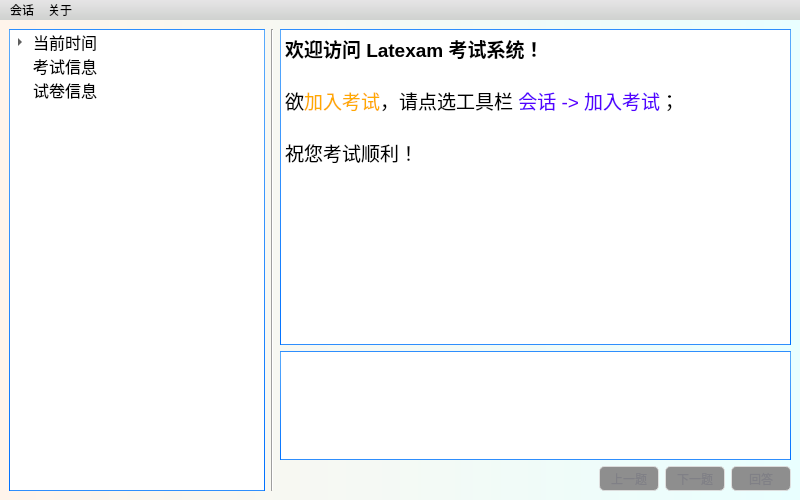
 <widget class="QMainWindow" name="LatexamWindow">
  <property name="geometry">
   <rect>
    <x>0</x>
    <y>0</y>
    <width>800</width>
    <height>500</height>
   </rect>
  </property>
  <property name="minimumSize">
   <size>
    <width>800</width>
    <height>500</height>
   </size>
  </property>
  <property name="windowTitle">
   <string>Latexam 考试系统</string>
  </property>
  <property name="windowIcon">
   <iconset>
    <normalon>:/latexam/Latexam.ico</normalon>
   </iconset>
  </property>
  <property name="styleSheet">
   <string notr="true">/*
Aqua Style Sheet for QT Applications
Author: Jaime A. Quiroga P.
Company: GTRONICK
Last updated: 22/01/2019, 07:55.
Available at: https://github.com/GTRONICK/QSS/blob/master/Aqua.qss
*/
QMainWindow {
	background-color: qlineargradient(spread:pad, x1:0, y1:0, x2:1, y2:0, stop:0 rgba(255, 244, 235, 255), stop:1 rgba(233, 255, 255, 255));
}
QTextEdit {
	border-width: 1px;
	border-style: solid;
	border-color: qlineargradient(spread:pad, x1:0.5, y1:1, x2:0.5, y2:0, stop:0 rgba(0, 113, 255, 255), stop:1 rgba(91, 171, 252, 255));
}
QTreeWidget {
	border-width: 1px;
	border-style: solid;
	border-color: qlineargradient(spread:pad, x1:0.5, y1:1, x2:0.5, y2:0, stop:0 rgba(0, 113, 255, 255), stop:1 rgba(91, 171, 252, 255));
}
QPlainTextEdit {
	border-width: 1px;
	border-style: solid;
	border-color: qlineargradient(spread:pad, x1:0.5, y1:1, x2:0.5, y2:0, stop:0 rgba(0, 113, 255, 255), stop:1 rgba(91, 171, 252, 255));
}
QToolButton {
	border-style: solid;
	border-top-color: qlineargradient(spread:pad, x1:0.5, y1:1, x2:0.5, y2:0, stop:0 rgb(215, 215, 215), stop:1 rgb(222, 222, 222));
	border-right-color: qlineargradient(spread:pad, x1:0, y1:0.5, x2:1, y2:0.5, stop:0 rgb(217, 217, 217), stop:1 rgb(227, 227, 227));
	border-left-color: qlineargradient(spread:pad, x1:0, y1:0.5, x2:1, y2:0.5, stop:0 rgb(227, 227, 227), stop:1 rgb(217, 217, 217));
	border-bottom-color: qlineargradient(spread:pad, x1:0.5, y1:1, x2:0.5, y2:0, stop:0 rgb(215, 215, 215), stop:1 rgb(222, 222, 222));
	border-width: 1px;
	border-radius: 5px;
	color: rgb(0,0,0);
	padding: 2px;
	background-color: rgb(255,255,255);
}
QToolButton:hover{
	border-style: solid;
	border-top-color: qlineargradient(spread:pad, x1:0.5, y1:1, x2:0.5, y2:0, stop:0 rgb(195, 195, 195), stop:1 rgb(222, 222, 222));
	border-right-color: qlineargradient(spread:pad, x1:0, y1:0.5, x2:1, y2:0.5, stop:0 rgb(197, 197, 197), stop:1 rgb(227, 227, 227));
	border-left-color: qlineargradient(spread:pad, x1:0, y1:0.5, x2:1, y2:0.5, stop:0 rgb(227, 227, 227), stop:1 rgb(197, 197, 197));
	border-bottom-color: qlineargradient(spread:pad, x1:0.5, y1:1, x2:0.5, y2:0, stop:0 rgb(195, 195, 195), stop:1 rgb(222, 222, 222));
	border-width: 1px;
	border-radius: 5px;
	color: rgb(0,0,0);
	padding: 2px;
	background-color: rgb(255,255,255);
}
QToolButton:pressed{
	border-style: solid;
	border-top-color: qlineargradient(spread:pad, x1:0.5, y1:1, x2:0.5, y2:0, stop:0 rgb(215, 215, 215), stop:1 rgb(222, 222, 222));
	border-right-color: qlineargradient(spread:pad, x1:0, y1:0.5, x2:1, y2:0.5, stop:0 rgb(217, 217, 217), stop:1 rgb(227, 227, 227));
	border-left-color: qlineargradient(spread:pad, x1:0, y1:0.5, x2:1, y2:0.5, stop:0 rgb(227, 227, 227), stop:1 rgb(217, 217, 217));
	border-bottom-color: qlineargradient(spread:pad, x1:0.5, y1:1, x2:0.5, y2:0, stop:0 rgb(215, 215, 215), stop:1 rgb(222, 222, 222));
	border-width: 1px;
	border-radius: 5px;
	color: rgb(0,0,0);
	padding: 2px;
	background-color: rgb(142,142,142);
}
QPushButton{
	border-style: solid;
	border-top-color: qlineargradient(spread:pad, x1:0.5, y1:1, x2:0.5, y2:0, stop:0 rgb(215, 215, 215), stop:1 rgb(222, 222, 222));
	border-right-color: qlineargradient(spread:pad, x1:0, y1:0.5, x2:1, y2:0.5, stop:0 rgb(217, 217, 217), stop:1 rgb(227, 227, 227));
	border-left-color: qlineargradient(spread:pad, x1:0, y1:0.5, x2:1, y2:0.5, stop:0 rgb(227, 227, 227), stop:1 rgb(217, 217, 217));
	border-bottom-color: qlineargradient(spread:pad, x1:0.5, y1:1, x2:0.5, y2:0, stop:0 rgb(215, 215, 215), stop:1 rgb(222, 222, 222));
	border-width: 1px;
	border-radius: 5px;
	color: rgb(0,0,0);
	padding: 2px;
	background-color: rgb(255,255,255);
}
QPushButton::default{
	border-style: solid;
	border-top-color: qlineargradient(spread:pad, x1:0.5, y1:1, x2:0.5, y2:0, stop:0 rgb(215, 215, 215), stop:1 rgb(222, 222, 222));
	border-right-color: qlineargradient(spread:pad, x1:0, y1:0.5, x2:1, y2:0.5, stop:0 rgb(217, 217, 217), stop:1 rgb(227, 227, 227));
	border-left-color: qlineargradient(spread:pad, x1:0, y1:0.5, x2:1, y2:0.5, stop:0 rgb(227, 227, 227), stop:1 rgb(217, 217, 217));
	border-bottom-color: qlineargradient(spread:pad, x1:0.5, y1:1, x2:0.5, y2:0, stop:0 rgb(215, 215, 215), stop:1 rgb(222, 222, 222));
	border-width: 1px;
	border-radius: 5px;
	color: rgb(0,0,0);
	padding: 2px;
	background-color: rgb(255,255,255);
}
QPushButton:hover{
	border-style: solid;
	border-top-color: qlineargradient(spread:pad, x1:0.5, y1:1, x2:0.5, y2:0, stop:0 rgb(195, 195, 195), stop:1 rgb(222, 222, 222));
	border-right-color: qlineargradient(spread:pad, x1:0, y1:0.5, x2:1, y2:0.5, stop:0 rgb(197, 197, 197), stop:1 rgb(227, 227, 227));
	border-left-color: qlineargradient(spread:pad, x1:0, y1:0.5, x2:1, y2:0.5, stop:0 rgb(227, 227, 227), stop:1 rgb(197, 197, 197));
	border-bottom-color: qlineargradient(spread:pad, x1:0.5, y1:1, x2:0.5, y2:0, stop:0 rgb(195, 195, 195), stop:1 rgb(222, 222, 222));
	border-width: 1px;
	border-radius: 5px;
	color: rgb(0,0,0);
	padding: 2px;
	background-color: rgb(255,255,255);
}
QPushButton:pressed{
	border-style: solid;
	border-top-color: qlineargradient(spread:pad, x1:0.5, y1:1, x2:0.5, y2:0, stop:0 rgb(215, 215, 215), stop:1 rgb(222, 222, 222));
	border-right-color: qlineargradient(spread:pad, x1:0, y1:0.5, x2:1, y2:0.5, stop:0 rgb(217, 217, 217), stop:1 rgb(227, 227, 227));
	border-left-color: qlineargradient(spread:pad, x1:0, y1:0.5, x2:1, y2:0.5, stop:0 rgb(227, 227, 227), stop:1 rgb(217, 217, 217));
	border-bottom-color: qlineargradient(spread:pad, x1:0.5, y1:1, x2:0.5, y2:0, stop:0 rgb(215, 215, 215), stop:1 rgb(222, 222, 222));
	border-width: 1px;
	border-radius: 5px;
	color: rgb(0,0,0);
	padding: 2px;
	background-color: rgb(142,142,142);
}
QPushButton:disabled{
	border-style: solid;
	border-top-color: qlineargradient(spread:pad, x1:0.5, y1:1, x2:0.5, y2:0, stop:0 rgb(215, 215, 215), stop:1 rgb(222, 222, 222));
	border-right-color: qlineargradient(spread:pad, x1:0, y1:0.5, x2:1, y2:0.5, stop:0 rgb(217, 217, 217), stop:1 rgb(227, 227, 227));
	border-left-color: qlineargradient(spread:pad, x1:0, y1:0.5, x2:1, y2:0.5, stop:0 rgb(227, 227, 227), stop:1 rgb(217, 217, 217));
	border-bottom-color: qlineargradient(spread:pad, x1:0.5, y1:1, x2:0.5, y2:0, stop:0 rgb(215, 215, 215), stop:1 rgb(222, 222, 222));
	border-width: 1px;
	border-radius: 5px;
	color: #808086;
	padding: 2px;
	background-color: rgb(142,142,142);
}
QLineEdit {
	border-width: 1px; border-radius: 4px;
	border-style: solid;
	border-color: qlineargradient(spread:pad, x1:0.5, y1:1, x2:0.5, y2:0, stop:0 rgba(0, 113, 255, 255), stop:1 rgba(91, 171, 252, 255));
}
QLabel {
	color: #000000;
}
QLCDNumber {
	color: rgb(0, 113, 255, 255);
}
QProgressBar {
	text-align: center;
	color: rgb(240, 240, 240);
	border-width: 1px; 
	border-radius: 10px;
	border-color: rgb(230, 230, 230);
	border-style: solid;
	background-color:rgb(207,207,207);
}
QProgressBar::chunk {
	background-color: qlineargradient(spread:pad, x1:0.5, y1:1, x2:0.5, y2:0, stop:0 rgba(49, 147, 250, 255), stop:1 rgba(34, 142, 255, 255));
	border-radius: 10px;
}
QMenuBar {
	background-color: qlineargradient(spread:pad, x1:0.5, y1:1, x2:0.5, y2:0, stop:0 rgba(207, 209, 207, 255), stop:1 rgba(230, 229, 230, 255));
}
QMenuBar::item {
	color: #000000;
  	spacing: 3px;
  	padding: 1px 4px;
	background-color: qlineargradient(spread:pad, x1:0.5, y1:1, x2:0.5, y2:0, stop:0 rgba(207, 209, 207, 255), stop:1 rgba(230, 229, 230, 255));
}

QMenuBar::item:selected {
  	background-color: qlineargradient(spread:pad, x1:0.5, y1:1, x2:0.5, y2:0, stop:0 rgba(0, 113, 255, 255), stop:1 rgba(91, 171, 252, 255));
	color: #FFFFFF;
}
QMenu::item:selected {
	border-style: solid;
	border-top-color: transparent;
	border-right-color: transparent;
	border-left-color: qlineargradient(spread:pad, x1:0.5, y1:1, x2:0.5, y2:0, stop:0 rgba(0, 113, 255, 255), stop:1 rgba(91, 171, 252, 255));
	border-bottom-color: transparent;
	border-left-width: 2px;
	color: #000000;
	padding-left:15px;
	padding-top:4px;
	padding-bottom:4px;
	padding-right:7px;
}
QMenu::item {
	border-style: solid;
	border-top-color: transparent;
	border-right-color: transparent;
	border-left-color: transparent;
	border-bottom-color: transparent;
	border-bottom-width: 1px;
	color: #000000;
	padding-left:17px;
	padding-top:4px;
	padding-bottom:4px;
	padding-right:7px;
}
QTabWidget {
	color:rgb(0,0,0);
	background-color:#000000;
}
QTabWidget::pane {
		border-color: rgb(223,223,223);
		background-color:rgb(226,226,226);
		border-style: solid;
		border-width: 2px;
    	border-radius: 6px;
}
QTabBar::tab:first {
	border-style: solid;
	border-left-width:1px;
	border-right-width:0px;
	border-top-width:1px;
	border-bottom-width:1px;
	border-top-color: rgb(209,209,209);
	border-left-color: qlineargradient(spread:pad, x1:0.5, y1:1, x2:0.5, y2:0, stop:0 rgba(209, 209, 209, 209), stop:1 rgba(229, 229, 229, 229));
	border-bottom-color: rgb(229,229,229);
	border-top-left-radius: 4px;
	border-bottom-left-radius: 4px;
	color: #000000;
	padding: 3px;
	margin-left:0px;
	background-color: qlineargradient(spread:pad, x1:0.5, y1:1, x2:0.5, y2:0, stop:0 rgba(247, 247, 247, 255), stop:1 rgba(255, 255, 255, 255));
}
QTabBar::tab:last {
	border-style: solid;
	border-width:1px;
	border-top-color: rgb(209,209,209);
	border-left-color: qlineargradient(spread:pad, x1:0.5, y1:1, x2:0.5, y2:0, stop:0 rgba(209, 209, 209, 209), stop:1 rgba(229, 229, 229, 229));
	border-right-color: qlineargradient(spread:pad, x1:0.5, y1:1, x2:0.5, y2:0, stop:0 rgba(209, 209, 209, 209), stop:1 rgba(229, 229, 229, 229));
	border-bottom-color: rgb(229,229,229);
	border-top-right-radius: 4px;
	border-bottom-right-radius: 4px;
	color: #000000;
	padding: 3px;
	margin-left:0px;
	background-color: qlineargradient(spread:pad, x1:0.5, y1:1, x2:0.5, y2:0, stop:0 rgba(247, 247, 247, 255), stop:1 rgba(255, 255, 255, 255));
}
QTabBar::tab {
	border-style: solid;
	border-top-width:1px;
	border-bottom-width:1px;
	border-left-width:1px;
	border-top-color: rgb(209,209,209);
	border-left-color: qlineargradient(spread:pad, x1:0.5, y1:1, x2:0.5, y2:0, stop:0 rgba(209, 209, 209, 209), stop:1 rgba(229, 229, 229, 229));
	border-bottom-color: rgb(229,229,229);
	color: #000000;
	padding: 3px;
	margin-left:0px;
	background-color: qlineargradient(spread:pad, x1:0.5, y1:1, x2:0.5, y2:0, stop:0 rgba(247, 247, 247, 255), stop:1 rgba(255, 255, 255, 255));
}
QTabBar::tab:selected, QTabBar::tab:last:selected, QTabBar::tab:hover {
  	border-style: solid;
  	border-left-width:1px;
	border-right-color: transparent;
	border-top-color: rgb(209,209,209);
	border-left-color: qlineargradient(spread:pad, x1:0.5, y1:1, x2:0.5, y2:0, stop:0 rgba(209, 209, 209, 209), stop:1 rgba(229, 229, 229, 229));
	border-bottom-color: rgb(229,229,229);
	color: #FFFFFF;
	padding: 3px;
	margin-left:0px;
	background-color: qlineargradient(spread:pad, x1:0.5, y1:1, x2:0.5, y2:0, stop:0 rgba(0, 113, 255, 255), stop:1 rgba(91, 171, 252, 255));
}

QTabBar::tab:selected, QTabBar::tab:first:selected, QTabBar::tab:hover {
  	border-style: solid;
  	border-left-width:1px;
  	border-bottom-width:1px;
  	border-top-width:1px;
	border-right-color: transparent;
	border-top-color: rgb(209,209,209);
	border-left-color: qlineargradient(spread:pad, x1:0.5, y1:1, x2:0.5, y2:0, stop:0 rgba(209, 209, 209, 209), stop:1 rgba(229, 229, 229, 229));
	border-bottom-color: rgb(229,229,229);
	color: #FFFFFF;
	padding: 3px;
	margin-left:0px;
	background-color: qlineargradient(spread:pad, x1:0.5, y1:1, x2:0.5, y2:0, stop:0 rgba(0, 113, 255, 255), stop:1 rgba(91, 171, 252, 255));
}

QCheckBox {
	color: #000000;
	padding: 2px;
}
QCheckBox:disabled {
	color: #808086;
	padding: 2px;
}

QCheckBox:hover {
	border-radius:4px;
	border-style:solid;
	padding-left: 1px;
	padding-right: 1px;
	padding-bottom: 1px;
	padding-top: 1px;
	border-width:1px;
	border-color: transparent;
}
QCheckBox::indicator:checked {

	height: 10px;
	width: 10px;
	border-style:solid;
	border-width: 1px;
	border-color: qlineargradient(spread:pad, x1:0.5, y1:1, x2:0.5, y2:0, stop:0 rgba(0, 113, 255, 255), stop:1 rgba(91, 171, 252, 255));
	color: #000000;
	background-color: qlineargradient(spread:pad, x1:0.5, y1:1, x2:0.5, y2:0, stop:0 rgba(0, 113, 255, 255), stop:1 rgba(91, 171, 252, 255));
}
QCheckBox::indicator:unchecked {

	height: 10px;
	width: 10px;
	border-style:solid;
	border-width: 1px;
	border-color: qlineargradient(spread:pad, x1:0.5, y1:1, x2:0.5, y2:0, stop:0 rgba(0, 113, 255, 255), stop:1 rgba(91, 171, 252, 255));
	color: #000000;
}
QRadioButton {
	color: 000000;
	padding: 1px;
}
QRadioButton::indicator:checked {
	height: 10px;
	width: 10px;
	border-style:solid;
	border-radius:5px;
	border-width: 1px;
	border-color: qlineargradient(spread:pad, x1:0.5, y1:1, x2:0.5, y2:0, stop:0 rgba(0, 113, 255, 255), stop:1 rgba(91, 171, 252, 255));
	color: #a9b7c6;
	background-color: qlineargradient(spread:pad, x1:0.5, y1:1, x2:0.5, y2:0, stop:0 rgba(0, 113, 255, 255), stop:1 rgba(91, 171, 252, 255));
}
QRadioButton::indicator:!checked {
	height: 10px;
	width: 10px;
	border-style:solid;
	border-radius:5px;
	border-width: 1px;
	border-color: qlineargradient(spread:pad, x1:0.5, y1:1, x2:0.5, y2:0, stop:0 rgba(0, 113, 255, 255), stop:1 rgba(91, 171, 252, 255));
	color: #a9b7c6;
	background-color: transparent;
}
QStatusBar {
	color:#027f7f;
}
QSpinBox {
	border-style: solid;
	border-width: 1px;
	border-color: qlineargradient(spread:pad, x1:0.5, y1:1, x2:0.5, y2:0, stop:0 rgba(0, 113, 255, 255), stop:1 rgba(91, 171, 252, 255));
}
QDoubleSpinBox {
	border-style: solid;
	border-width: 1px;
	border-color: qlineargradient(spread:pad, x1:0.5, y1:1, x2:0.5, y2:0, stop:0 rgba(0, 113, 255, 255), stop:1 rgba(91, 171, 252, 255));
}
QTimeEdit {
	border-style: solid;
	border-width: 1px;
	border-color: qlineargradient(spread:pad, x1:0.5, y1:1, x2:0.5, y2:0, stop:0 rgba(0, 113, 255, 255), stop:1 rgba(91, 171, 252, 255));
}
QDateTimeEdit {
	border-style: solid;
	border-width: 1px;
	border-color: qlineargradient(spread:pad, x1:0.5, y1:1, x2:0.5, y2:0, stop:0 rgba(0, 113, 255, 255), stop:1 rgba(91, 171, 252, 255));
}
QDateEdit {
	border-style: solid;
	border-width: 1px;
	border-color: qlineargradient(spread:pad, x1:0.5, y1:1, x2:0.5, y2:0, stop:0 rgba(0, 113, 255, 255), stop:1 rgba(91, 171, 252, 255));
}

QToolBox {
	color: #a9b7c6;
	background-color:#000000;
}
QToolBox::tab {
	color: #a9b7c6;
	background-color:#000000;
}
QToolBox::tab:selected {
	color: #FFFFFF;
	background-color:#000000;
}
QScrollArea {
	color: #FFFFFF;
	background-color:#000000;
}
QSlider::groove:horizontal {
	height: 5px;
	background-color: qlineargradient(spread:pad, x1:0.5, y1:1, x2:0.5, y2:0, stop:0 rgba(49, 147, 250, 255), stop:1 rgba(34, 142, 255, 255));
}
QSlider::groove:vertical {
	width: 5px;
	background-color: qlineargradient(spread:pad, x1:0.5, y1:1, x2:0.5, y2:0, stop:0 rgba(49, 147, 250, 255), stop:1 rgba(34, 142, 255, 255));
}
QSlider::handle:horizontal {
	background: rgb(253,253,253);
	border-style: solid;
	border-width: 1px;
	border-color: rgb(207,207,207);
	width: 12px;
	margin: -5px 0;
	border-radius: 7px;
}
QSlider::handle:vertical {
	background: rgb(253,253,253);
	border-style: solid;
	border-width: 1px;
	border-color: rgb(207,207,207);
	height: 12px;
	margin: 0 -5px;
	border-radius: 7px;
}
QSlider::add-page:horizontal {
    background: rgb(181,181,181);
}
QSlider::add-page:vertical {
    background: rgb(181,181,181);
}
QSlider::sub-page:horizontal {
    background-color: qlineargradient(spread:pad, x1:0.5, y1:1, x2:0.5, y2:0, stop:0 rgba(49, 147, 250, 255), stop:1 rgba(34, 142, 255, 255));
}
QSlider::sub-page:vertical {
    background-color: qlineargradient(spread:pad, y1:0.5, x1:1, y2:0.5, x2:0, stop:0 rgba(49, 147, 250, 255), stop:1 rgba(34, 142, 255, 255));
}
QScrollBar:horizontal {
	max-height: 20px;
	border: 1px transparent grey;
	margin: 0px 20px 0px 20px;
}
QScrollBar:vertical {
	max-width: 20px;
	border: 1px transparent grey;
	margin: 20px 0px 20px 0px;
}
QScrollBar::handle:horizontal {
	background: rgb(253,253,253);
	border-style: solid;
	border-width: 1px;
	border-color: rgb(207,207,207);
	border-radius: 7px;
	min-width: 25px;
}
QScrollBar::handle:horizontal:hover {
	background: rgb(253,253,253);
	border-style: solid;
	border-width: 1px;
	border-color: rgb(147, 200, 200);
	border-radius: 7px;
	min-width: 25px;
}
QScrollBar::handle:vertical {
	background: rgb(253,253,253);
	border-style: solid;
	border-width: 1px;
	border-color: rgb(207,207,207);
	border-radius: 7px;
	min-height: 25px;
}
QScrollBar::handle:vertical:hover {
	background: rgb(253,253,253);
	border-style: solid;
	border-width: 1px;
	border-color: rgb(147, 200, 200);
	border-radius: 7px;
	min-height: 25px;
}
QScrollBar::add-line:horizontal {
   border: 2px transparent grey;
   border-top-right-radius: 7px;
   border-bottom-right-radius: 7px;
   background: rgba(34, 142, 255, 255);
   width: 20px;
   subcontrol-position: right;
   subcontrol-origin: margin;
}
QScrollBar::add-line:horizontal:pressed {
   border: 2px transparent grey;
   border-top-right-radius: 7px;
   border-bottom-right-radius: 7px;
   background: rgb(181,181,181);
   width: 20px;
   subcontrol-position: right;
   subcontrol-origin: margin;
}
QScrollBar::add-line:vertical {
   border: 2px transparent grey;
   border-bottom-left-radius: 7px;
   border-bottom-right-radius: 7px;
   background: rgba(34, 142, 255, 255);
   height: 20px;
   subcontrol-position: bottom;
   subcontrol-origin: margin;
}
QScrollBar::add-line:vertical:pressed {
   border: 2px transparent grey;
   border-bottom-left-radius: 7px;
   border-bottom-right-radius: 7px;
   background: rgb(181,181,181);
   height: 20px;
   subcontrol-position: bottom;
   subcontrol-origin: margin;
}
QScrollBar::sub-line:horizontal {
   border: 2px transparent grey;
   border-top-left-radius: 7px;
   border-bottom-left-radius: 7px;
   background: rgba(34, 142, 255, 255);
   width: 20px;
   subcontrol-position: left;
   subcontrol-origin: margin;
}
QScrollBar::sub-line:horizontal:pressed {
   border: 2px transparent grey;
   border-top-left-radius: 7px;
   border-bottom-left-radius: 7px;
   background: rgb(181,181,181);
   width: 20px;
   subcontrol-position: left;
   subcontrol-origin: margin;
}
QScrollBar::sub-line:vertical {
   border: 2px transparent grey;
   border-top-left-radius: 7px;
   border-top-right-radius: 7px;
   background: rgba(34, 142, 255, 255);
   height: 20px;
   subcontrol-position: top;
   subcontrol-origin: margin;
}
QScrollBar::sub-line:vertical:pressed {
   border: 2px transparent grey;
   border-top-left-radius: 7px;
   border-top-right-radius: 7px;
   background: rgb(181,181,181);
   height: 20px;
   subcontrol-position: top;
   subcontrol-origin: margin;
}
QScrollBar::left-arrow:horizontal {
   border: 1px transparent grey;
   border-top-left-radius: 3px;
   border-bottom-left-radius: 3px;
   width: 6px;
   height: 6px;
   background: white;
}
QScrollBar::right-arrow:horizontal {
   border: 1px transparent grey;
   border-top-right-radius: 3px;
   border-bottom-right-radius: 3px;
   width: 6px;
   height: 6px;
   background: white;
}
QScrollBar::up-arrow:vertical {
   border: 1px transparent grey;
   border-top-left-radius: 3px;
   border-top-right-radius: 3px;
   width: 6px;
   height: 6px;
   background: white;
}
QScrollBar::down-arrow:vertical {
   border: 1px transparent grey;
   border-bottom-left-radius: 3px;
   border-bottom-right-radius: 3px;
   width: 6px;
   height: 6px;
   background: white;
}
QScrollBar::add-page:horizontal, QScrollBar::sub-page:horizontal {
   background: none;
}
QScrollBar::add-page:vertical, QScrollBar::sub-page:vertical {
   background: none;
}</string>
  </property>
  <widget class="QWidget" name="centralwidget">
   <layout class="QHBoxLayout" name="horizontalLayout_3">
    <item>
     <layout class="QHBoxLayout" name="horizontalLayout_2">
      <item>
       <widget class="QTreeWidget" name="output_status">
        <property name="sizePolicy">
         <sizepolicy hsizetype="Fixed" vsizetype="Expanding">
          <horstretch>0</horstretch>
          <verstretch>0</verstretch>
         </sizepolicy>
        </property>
        <property name="font">
         <font>
          <pointsize>12</pointsize>
         </font>
        </property>
        <attribute name="headerVisible">
         <bool>false</bool>
        </attribute>
        <column>
         <property name="text">
          <string/>
         </property>
        </column>
        <item>
         <property name="text">
          <string>当前时间</string>
         </property>
         <item>
          <property name="text">
           <string>00:00:00</string>
          </property>
         </item>
        </item>
        <item>
         <property name="text">
          <string>考试信息</string>
         </property>
        </item>
        <item>
         <property name="text">
          <string>试卷信息</string>
         </property>
        </item>
       </widget>
      </item>
      <item>
       <widget class="Line" name="line">
        <property name="orientation">
         <enum>Qt::Orientation::Vertical</enum>
        </property>
       </widget>
      </item>
      <item>
       <layout class="QVBoxLayout" name="verticalLayout_3">
        <item>
         <widget class="QTextBrowser" name="output_message">
          <property name="sizePolicy">
           <sizepolicy hsizetype="Expanding" vsizetype="Expanding">
            <horstretch>0</horstretch>
            <verstretch>200</verstretch>
           </sizepolicy>
          </property>
          <property name="font">
           <font>
            <pointsize>9</pointsize>
           </font>
          </property>
          <property name="inputMethodHints">
           <set>Qt::InputMethodHint::ImhNone</set>
          </property>
          <property name="html">
           <string>&lt;!DOCTYPE HTML PUBLIC &quot;-//W3C//DTD HTML 4.0//EN&quot; &quot;http://www.w3.org/TR/REC-html40/strict.dtd&quot;&gt;
&lt;html&gt;&lt;head&gt;&lt;meta name=&quot;qrichtext&quot; content=&quot;1&quot; /&gt;&lt;meta charset=&quot;utf-8&quot; /&gt;&lt;style type=&quot;text/css&quot;&gt;
p, li { white-space: pre-wrap; }
hr { height: 1px; border-width: 0; }
li.unchecked::marker { content: &quot;\2610&quot;; }
li.checked::marker { content: &quot;\2612&quot;; }
&lt;/style&gt;&lt;/head&gt;&lt;body style=&quot; font-family:'Microsoft YaHei UI'; font-size:9pt; font-weight:400; font-style:normal;&quot;&gt;
&lt;p style=&quot; margin-top:0px; margin-bottom:0px; margin-left:0px; margin-right:0px; -qt-block-indent:0; text-indent:0px;&quot;&gt;&lt;span style=&quot; font-size:14pt; font-weight:700;&quot;&gt;欢迎访问 Latexam 考试系统！&lt;/span&gt;&lt;/p&gt;
&lt;p style=&quot;-qt-paragraph-type:empty; margin-top:0px; margin-bottom:0px; margin-left:0px; margin-right:0px; -qt-block-indent:0; text-indent:0px; font-size:14pt; font-weight:700;&quot;&gt;&lt;br /&gt;&lt;/p&gt;
&lt;p style=&quot; margin-top:0px; margin-bottom:0px; margin-left:0px; margin-right:0px; -qt-block-indent:0; text-indent:0px;&quot;&gt;&lt;span style=&quot; font-size:14pt;&quot;&gt;欲&lt;/span&gt;&lt;span style=&quot; font-size:14pt; color:#ffaa00;&quot;&gt;加入考试&lt;/span&gt;&lt;span style=&quot; font-size:14pt;&quot;&gt;，请点选工具栏 &lt;/span&gt;&lt;span style=&quot; font-size:14pt; color:#5500ff;&quot;&gt;会话 -&amp;gt; 加入考试&lt;/span&gt;&lt;span style=&quot; font-size:14pt;&quot;&gt;；&lt;/span&gt;&lt;/p&gt;
&lt;p style=&quot;-qt-paragraph-type:empty; margin-top:0px; margin-bottom:0px; margin-left:0px; margin-right:0px; -qt-block-indent:0; text-indent:0px; font-size:14pt;&quot;&gt;&lt;br /&gt;&lt;/p&gt;
&lt;p style=&quot; margin-top:0px; margin-bottom:0px; margin-left:0px; margin-right:0px; -qt-block-indent:0; text-indent:0px;&quot;&gt;&lt;span style=&quot; font-size:14pt;&quot;&gt;祝您考试顺利！&lt;/span&gt;&lt;/p&gt;&lt;/body&gt;&lt;/html&gt;</string>
          </property>
          <property name="openExternalLinks">
           <bool>true</bool>
          </property>
         </widget>
        </item>
        <item>
         <layout class="QVBoxLayout" name="verticalLayout_2">
          <item>
           <widget class="QPlainTextEdit" name="input_message">
            <property name="maximumSize">
             <size>
              <width>16777215</width>
              <height>109</height>
             </size>
            </property>
            <property name="font">
             <font>
              <pointsize>9</pointsize>
             </font>
            </property>
           </widget>
          </item>
          <item>
           <layout class="QHBoxLayout" name="horizontalLayout">
            <item>
             <spacer name="horizontalSpacer">
              <property name="orientation">
               <enum>Qt::Orientation::Horizontal</enum>
              </property>
              <property name="sizeHint" stdset="0">
               <size>
                <width>40</width>
                <height>20</height>
               </size>
              </property>
             </spacer>
            </item>
            <item>
             <widget class="QPushButton" name="button_previous">
              <property name="enabled">
               <bool>false</bool>
              </property>
              <property name="minimumSize">
               <size>
                <width>60</width>
                <height>25</height>
               </size>
              </property>
              <property name="maximumSize">
               <size>
                <width>60</width>
                <height>25</height>
               </size>
              </property>
              <property name="text">
               <string>上一题</string>
              </property>
             </widget>
            </item>
            <item>
             <widget class="QPushButton" name="button_next">
              <property name="enabled">
               <bool>false</bool>
              </property>
              <property name="minimumSize">
               <size>
                <width>60</width>
                <height>25</height>
               </size>
              </property>
              <property name="maximumSize">
               <size>
                <width>60</width>
                <height>25</height>
               </size>
              </property>
              <property name="text">
               <string>下一题</string>
              </property>
             </widget>
            </item>
            <item>
             <widget class="QPushButton" name="button_answer">
              <property name="enabled">
               <bool>false</bool>
              </property>
              <property name="minimumSize">
               <size>
                <width>60</width>
                <height>25</height>
               </size>
              </property>
              <property name="maximumSize">
               <size>
                <width>60</width>
                <height>25</height>
               </size>
              </property>
              <property name="text">
               <string>回答</string>
              </property>
              <property name="shortcut">
               <string>Ctrl+Return</string>
              </property>
             </widget>
            </item>
           </layout>
          </item>
         </layout>
        </item>
       </layout>
      </item>
     </layout>
    </item>
    <item>
     <layout class="QVBoxLayout" name="verticalLayout"/>
    </item>
   </layout>
  </widget>
  <widget class="QMenuBar" name="menubar">
   <property name="geometry">
    <rect>
     <x>0</x>
     <y>0</y>
     <width>800</width>
     <height>19</height>
    </rect>
   </property>
   <widget class="QMenu" name="menu_session">
    <property name="title">
     <string>会话</string>
    </property>
    <addaction name="action_login"/>
    <addaction name="action_disconnect"/>
    <addaction name="separator"/>
    <addaction name="action_exit"/>
   </widget>
   <widget class="QMenu" name="menu_about">
    <property name="title">
     <string>关于</string>
    </property>
    <addaction name="action_about"/>
   </widget>
   <addaction name="menu_session"/>
   <addaction name="menu_about"/>
  </widget>
  <action name="action_login">
   <property name="text">
    <string>加入考试</string>
   </property>
  </action>
  <action name="action_sessionmgr">
   <property name="text">
    <string>会话管理器</string>
   </property>
  </action>
  <action name="action_disconnect">
   <property name="text">
    <string>断开会话</string>
   </property>
  </action>
  <action name="action_exit">
   <property name="text">
    <string>退出</string>
   </property>
  </action>
  <action name="action_about">
   <property name="text">
    <string>关于Latexam</string>
   </property>
  </action>
  <action name="action">
   <property name="text">
    <string>帮助</string>
   </property>
  </action>
 </widget>
